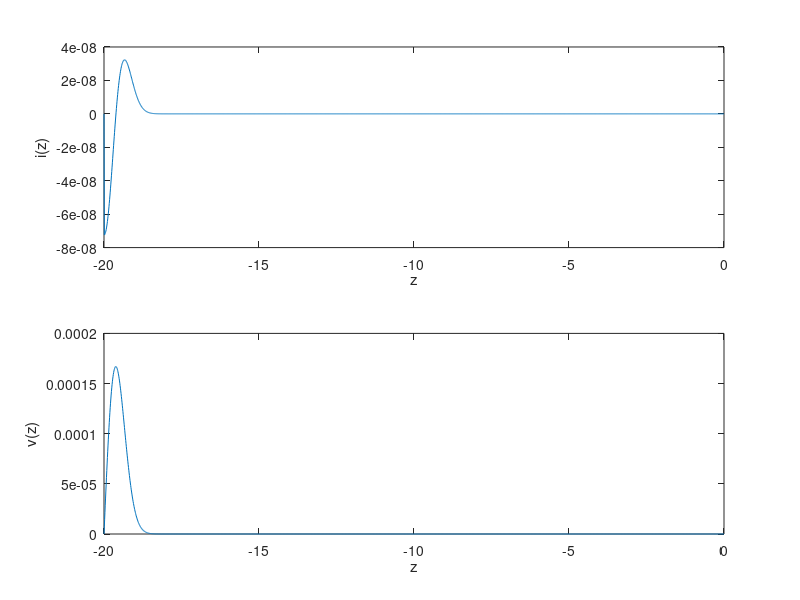

Recreate this plot in MATLAB.
Rl = [inf,0,100]; #resistencia da carga
Rs = 45; #resistencia fonte

Z0 = 50 ; #resistencia da linha
R = 0;
G = 0;
L = 252e-3;#valor p teste
C = 101e-6;#valor p teste
#valores de L e C muito pequenos usam muita memoria ( ~ 1e-5 ou menores), matriz linha 43
c = 1/sqrt(L*C);

l = 20;  # comprimento da linha, valor p teste
T = l/(0.9*3e+2) ; #tempo limite, valor p teste

dz = 1e-2; #valor p teste
dt = dz/(2*c); #valor p teste

z = -l:dz:0;
t = 0:dt:T;

c1 = -2*dt/(dt*dz*R + 2*dz*L);
c2 = (2*L * R*dt)/(2*L + dt*R);
c3 = -2*dt/(dt*dz*G + 2*dz*C);
c4 = (2*C- dt*G)/(2*C + dt*G);

 
function y = u(t)
  if t<0
    y = 0;
  else
    y = 1;
  endif
endfunction

function y = Vs1(t)
  y = 2*u(t);
endfunction

function y = Vs2(t,l)
  y = u(t) - u(t - l/(27e+8));# valor p teste
endfunction

i = v = zeros( length(t) , length(z) );
Lz = length(z);


#condicoes iniciais
v(1,1) = 2;
i(1,1) = v(1,1)/Z0;

#v(1,length(z)) = ;
#i(1,length(z)) = ;

n = 1;

subplot(2,1,1);
plot(z,i(n,:));
xlabel("z");
ylabel("i(z)");

subplot(2,1,2);
plot(z,v(n,:));
xlabel("z");
ylabel("v(z)");
drawnow;

#{
i(n,k) -> i(n+1/2,k)
v(n,k) -> v(n,k+1/2)
#}


for n = 2:length(t)
  #i(2,1)= ;
  #v(2,1)= ;
  # codigo vetorizado, muito mais rápido
  i(n,2:Lz-1) = c1*(v(n-1,2:Lz-1) - v(n-1,1:Lz-2)) + c2*i(n-1,2:Lz-1); 
  v(n,2:Lz-1) = c3*(i(n,3:Lz) - i(n,2:Lz-1)) + c4*v(n-1,2: Lz-1);    
  
endfor

# apenas alguns valores são plotados, muito mais rápido 
for n = 1:(length(t)/50)#um em cada 50, valor p teste
  subplot(2,1,1);
  plot(z,i(50*n,:));
  xlabel("z");
  ylabel("i(z)");

  subplot(2,1,2);
  plot(z,v(50*n,:));
  xlabel("z");
  ylabel("v(z)");
  drawnow;
  
endfor
